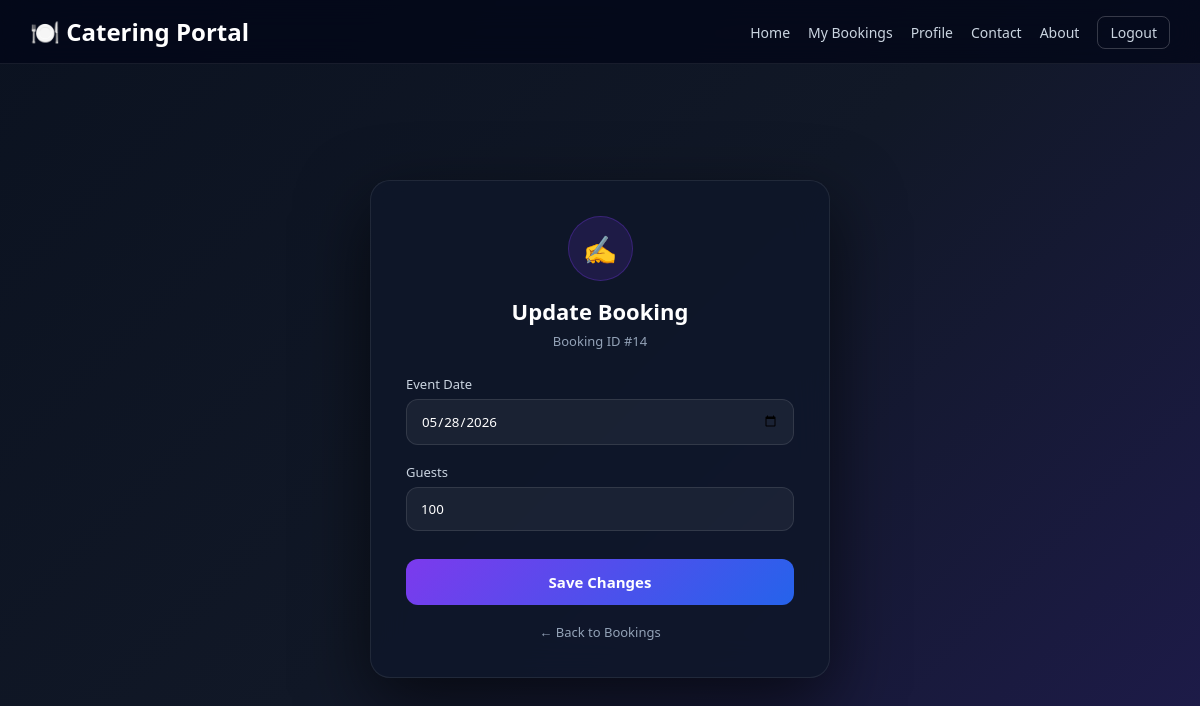
The page /booking/update/14/ (signed in) on the database its author committed.
### catering/models.py (models this page shows, shortened)
class Booking(models.Model):
    user = models.ForeignKey(User, on_delete=models.CASCADE)
    service = models.ForeignKey(Service, on_delete=models.CASCADE)
    date = models.DateField()
    guests = models.IntegerField()
    address = models.TextField()
    mov_contact_no=models.CharField(max_length=15,blank=True,null=True)
    amount = models.IntegerField(default=0)
    status = models.CharField(max_length=50, default="Pending") # Pending, Confirmed, Cancelled
    qr_code = models.ImageField(upload_to='qr/', blank=True, null=True)

### catering/views.py (the view, shortened to what this page needs)
# urls.py: path('booking/update/<int:booking_id>/', views.update_booking, name='update_booking'),
def update_booking(request, booking_id):
    booking = get_object_or_404(Booking, id=booking_id, user=request.user)
    return render(request, 'update_booking.html', {'booking': booking})

### catering/templates/update_booking.html (shortened to what this page needs)
{% load static %}
<!DOCTYPE html>
<html lang="en">
<head>
</head>
<body>
<header>
    <a href="{% url 'home' %}" class="logo">🍽️ Catering Portal</a>
    <nav>
        <ul>
            <li><a href="{% url 'home' %}">Home</a></li>
            <li><a href="{% url 'my_bookings' %}">My Bookings</a></li>
            <li><a href="{% url 'profile' %}">Profile</a></li>
            <li><a href="{% url 'contact_us' %}">Contact</a></li>
            <li><a href="{% url 'about_us' %}">About</a></li>
            <li><a href="{% url 'logout' %}" class="logout-btn">Logout</a></li>
        </ul>
    </nav>
</header>
<div class="main-content">
    <div class="form-card">
        <div class="icon-box">✍️</div>
        <h3>Update Booking</h3>
        <p class="subtitle">Booking ID #{{ booking.id }}</p>
        <form method="POST">
            <div class="form-group">
                <label>Event Date</label>
                <input type="date" name="date" value="{{ booking.date|date:'Y-m-d' }}" required>
            </div>
            <div class="form-group">
                <label>Guests</label>
                <input type="number" name="guests" value="{{ booking.guests }}" min="1" required>
            </div>
            <button type="submit" class="btn-submit">Save Changes</button>
        </form>
        <a href="{% url 'my_bookings' %}" class="btn-back">← Back to Bookings</a>
    </div>
</div>
</body>
</html>

### catering/templates/update_booking.html (style rules this page uses)
* { margin:0; padding:0; box-sizing:border-box; font-family:'Segoe UI', system-ui, sans-serif; }
body { min-height:100vh; background:linear-gradient(135deg,#0b1220,#111827,#1e1b4b); color:#e2e8f0; }
header { background:rgba(2,6,23,0.75); backdrop-filter:blur(14px); padding:15px 30px; display:flex; justify-content:space-between; align-items:center; border-bottom:1px solid rgba(255,255,255,0.08); position:sticky; top:0; z-index:1000; }
.logo { font-size:24px; font-weight:700; text-decoration:none; color:#fff; }
nav ul { display:flex; list-style:none; gap:18px; align-items:center; }
nav ul li a { color:#cbd5e1; text-decoration:none; transition:0.3s; font-size:14px; }
.logout-btn { padding:6px 12px; border-radius:8px; border:1px solid rgba(255,255,255,0.2); }
.main-content { min-height:calc(100vh - 70px); display:flex; align-items:center; justify-content:center; padding:40px 20px; }
.form-card { width:100%; max-width:460px; background:rgba(15,23,42,0.85); backdrop-filter:blur(18px); border:1px solid rgba(255,255,255,0.08); border-radius:20px; padding:35px; box-shadow:0 25px 70px rgba(0,0,0,0.6); text-align:center; animation:fadeIn 0.6s ease; }
.icon-box { width:65px; height:65px; margin:0 auto 15px; border-radius:50%; background:rgba(124,58,237,0.15); display:flex; align-items:center; justify-content:center; font-size:28px; color:#a78bfa; border:1px solid rgba(124,58,237,0.3); }
h3 { font-size:22px; margin-bottom:6px; color:#fff; }
.subtitle { font-size:13px; color:#94a3b8; margin-bottom:25px; }
.form-group { text-align:left; margin-bottom:18px; }
label { display:block; font-size:13px; margin-bottom:6px; color:#cbd5e1; }
input { width:100%; padding:12px 14px; border-radius:12px; border:1px solid rgba(255,255,255,0.1); background:rgba(255,255,255,0.05); color:#fff; outline:none; transition:0.3s; }
.btn-submit { width:100%; padding:13px; border:none; border-radius:12px; background:linear-gradient(135deg,#7c3aed,#2563eb); color:#fff; font-size:15px; font-weight:600; cursor:pointer; margin-top:10px; transition:0.3s; }
.btn-back { display:inline-block; margin-top:18px; color:#94a3b8; text-decoration:none; font-size:13px; transition:0.3s; }

### rows shown on the page
Booking: id "14", date "05/28/2026", guests "100"
